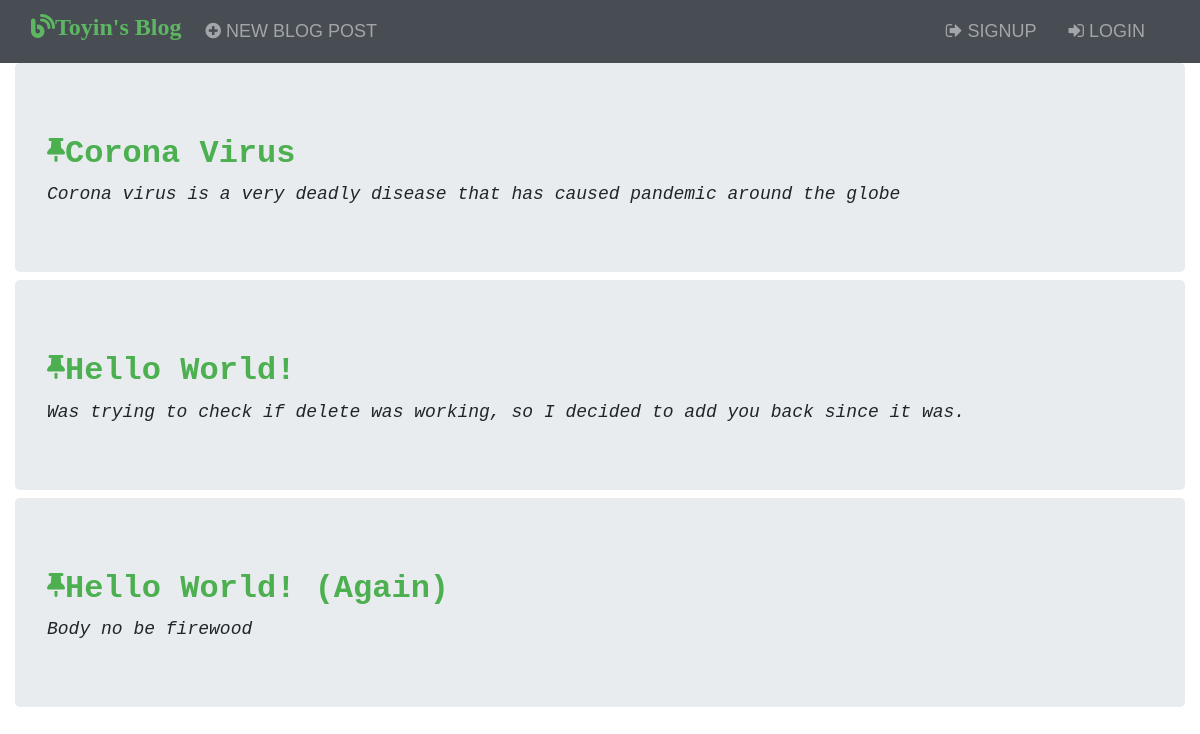
The app's page /, older data.
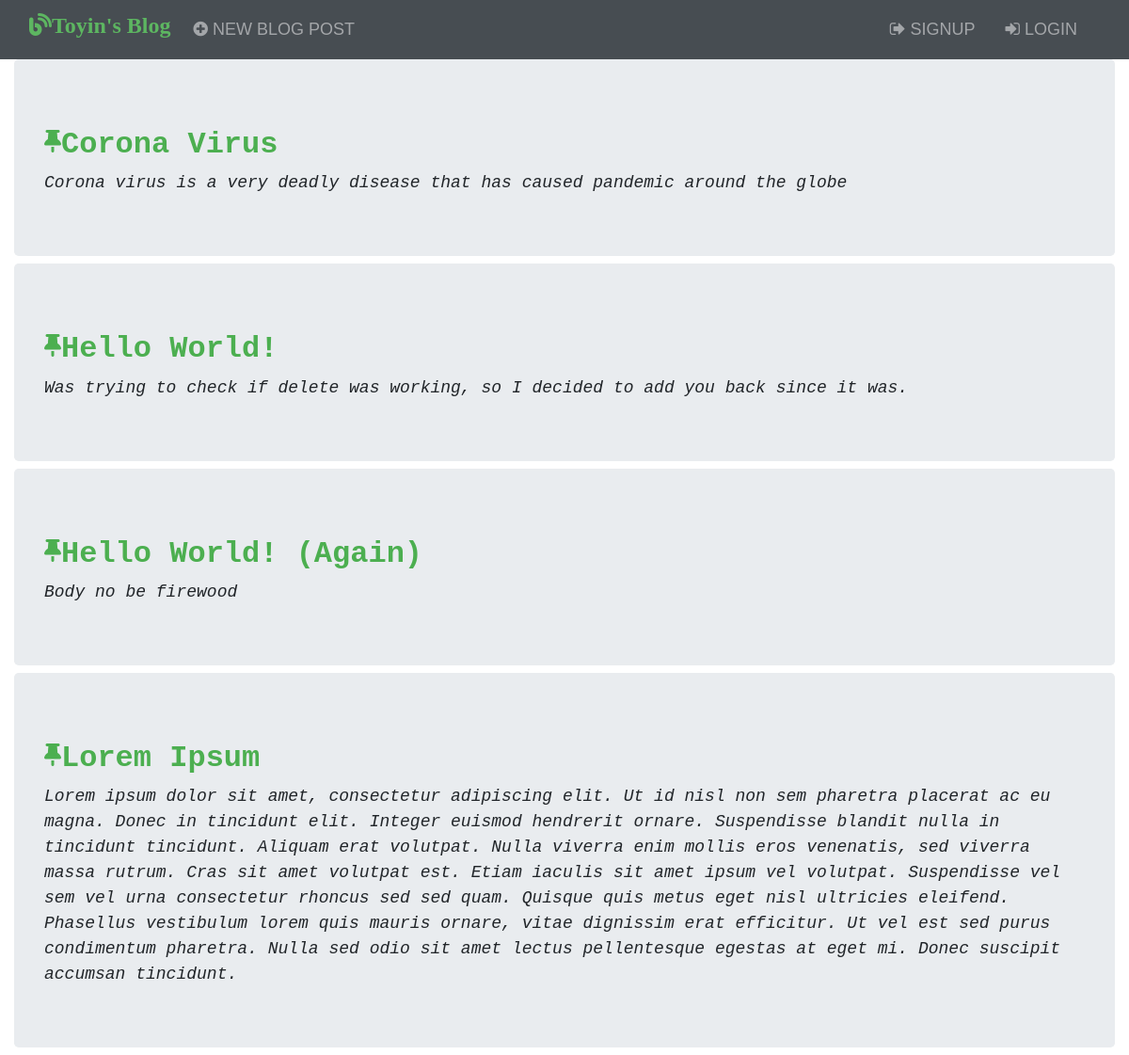
The same page, newer data.
### blog/models.py (models this page shows, shortened)
class Post(models.Model):
    title = models.CharField(max_length=200)
    author = models.ForeignKey('auth.User', on_delete=models.CASCADE,)
    body = models.TextField()

### blog/views.py (the view)
# urls.py: path('', BlogListView.as_view(), name='home'),
class BlogListView(ListView):
    model = Post
    template_name = 'home.html'

### templates/home.html
{% extends 'base.html' %}
{% block content %}
{% for post in object_list %}
<div class="jumbotron mb-2">
    <div class="post-entry">
        <h2><a href="{% url 'post_detail' post.pk %}"><i class="fas fa-thumbtack fa-xs"></i>{{ post.title }}</a></h2>
        <p>{{ post.body }}</p>
    </div>
</div>
{% endfor %}
{% endblock content %}

### templates/base.html (shortened to what this page needs)
{% load static %}
<!DOCTYPE html>
<html lang="en">
<head>
    <link rel="stylesheet" href="https://maxcdn.bootstrapcdn.com/bootstrap/4.4.1/css/bootstrap.min.css">
    <link rel="stylesheet" href="https://cdnjs.cloudflare.com/ajax/libs/font-awesome/4.7.0/css/font-awesome.min.css">
    <link href="{% static 'css/base.css' %}" rel="stylesheet">
</head>
<body>
    <nav class="navbar navbar-expand-md bg-dark navbar-dark">
        <div class="container-fluid">
            <a class="navbar-brand" href="{% url 'home' %}">
                <h4 class="userlook"><i class="fas fa-blog"></i>Toyin's Blog</h4>
            </a>
            <div class="collapse navbar-collapse" id="navRes">
                <ul class="navbar-nav">
                    <li class="nav-item mr-3">
                        <a class="nav-link" href="{% url 'post_new' %}"><i class="fa fa-plus-circle"></i> New Blog
                            Post</a>
                    </li>
                </ul>
                <ul class="navbar-nav ml-auto">
                    {% if user.is_authenticated %}
                    <li class="nav-item mr-3">
                        <h3 class="userlook">Hi, {{ user.username }}</h3>
                    </li>
                    <li class="nav-item mr-3">
                        <a class="nav-link" href="{% url 'logout' %}">
                            <i class="fa fa-sign-out"></i>
                            Logout</a>
                    </li>
                    {% else %}
                    <li class="nav-item mr-3">
                        <a class="nav-link" href="{% url 'signup' %}">
                            <i class="fa fa-sign-out"></i>
                            Signup</a>
                    </li>
                    <li class="nav-item mr-3">
                        <a class="nav-link" href="{% url 'login' %}">
                            <i class="fa fa-sign-in"></i>
                            Login</a>
                    </li>
                    {% endif %}
                </ul>
            </div>
        </div>
    </nav>
    <div class="container-fluid">
        {% block content %}
        {% endblock content %}
    </div>
</body>
</html>

### static/css/base.css (style rules this page uses)
body { font-family: "Source Sans Pro", sans-serif; font-size: 18px; }
.post-entry { font-family: "Courier New", Courier, monospace; }
.post-entry h2 { margin: 0.5rem 0; font-weight: bold; }
.post-entry h2 a, .post-entry h2 a:visited { color: #4caf50; }
.post-entry p { margin: 0; font-weight: 400; font-style: italic; }
.navbar { opacity: 0.9; text-transform: uppercase; }
a { color: #fff; }
.userlook { text-transform: capitalize; color: #4caf50; font-weight: bold; font-family: cursive; }

Row changes from the older to the newer data that the page shows:
added Post: title "Lorem Ipsum", body "Lorem ipsum dolor sit amet, consectetur adipiscing elit. Ut id nisl non sem pharetra placerat ac eu magna. Donec in tincidunt elit. Integer euismod hendrerit ornare. Suspendisse blandit nulla in tincidunt tincidunt. Aliquam erat volutpat. Nulla viverra enim mollis eros venenatis, sed viverra massa rutrum. Cras sit amet volutpat est. Etiam iaculis sit amet ipsum vel volutpat. Suspendisse vel sem vel urna consectetur rhoncus sed sed quam. Quisque quis metus eget nisl ultricies eleifend. Phasellus vestibulum lorem quis mauris ornare, vitae dignissim erat efficitur. Ut vel est sed purus condimentum pharetra. Nulla sed odio sit amet lectus pellentesque egestas at eget mi. Donec suscipit accumsan…"
